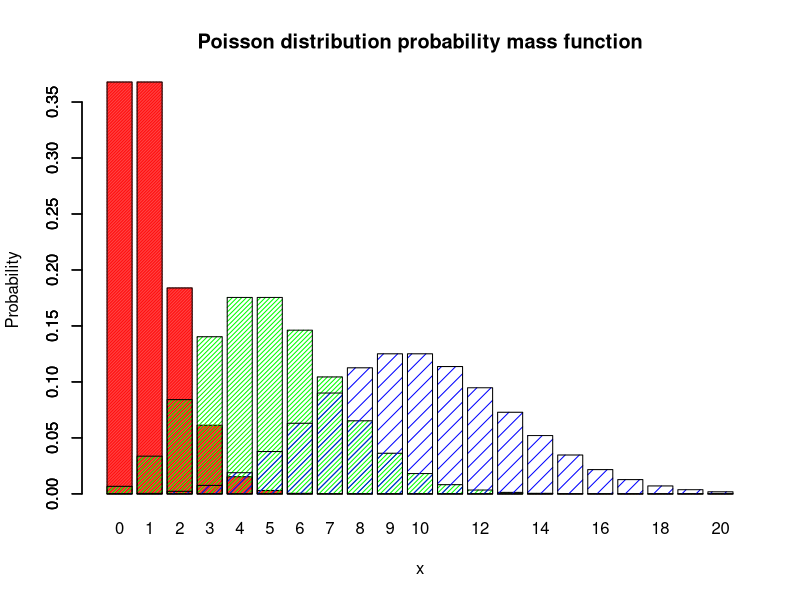

R code for this plot:
## probability mass functions of Poisson distributions

x <- seq(0,20,by=1)
pois_1 <- dpois(x, lambda=1, log = FALSE) # Poisson pdf 
pois_2 <- dpois(x, lambda=5, log = FALSE)
pois_3 <- dpois(x, lambda=10, log = FALSE)
#jpeg("Ch4_Poisson.jpeg", width = 6, height = 4, units = 'in', res = 1800)  # save the plot as jpeg format
barplot(pois_1, col = "red", density=95, names=x, xlab = "x", ylab="Probability", main = "Poisson distribution probability mass function")
barplot(pois_2, col = "green", density=30, add = TRUE)
barplot(pois_3, col = "blue", density=10, add = TRUE)
#dev.off()
